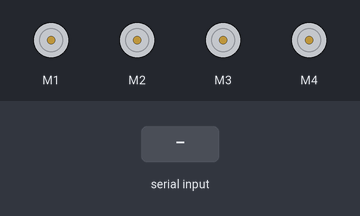
A sketch run on a simulated Arduino Uno, built with avr-gcc and run on an emulated ATmega328P. Parts: 4 × DC motor (green arrow = forward, orange = backward, longer = faster). The inputs (shaded band) are chosen by the test bench.

Above: at 1.2 s.
1.3 s: "F" received over Serial
At 2.3 s:
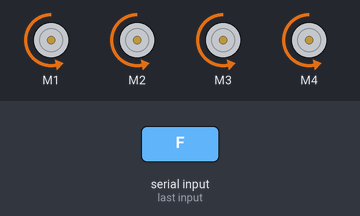
2.8 s: "B" received over Serial
At 3.5 s:
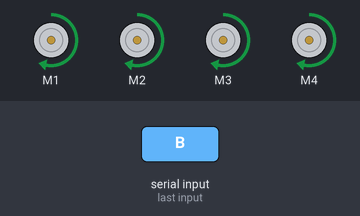
4.3 s: "L" received over Serial
At 4.6 s:
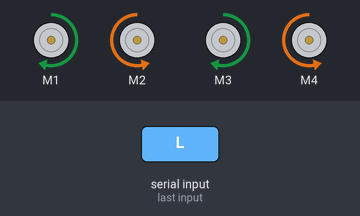
5.8 s: "R" received over Serial
At 6.9 s:
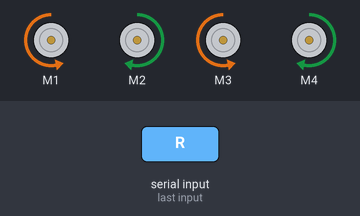
7.3 s: "I" received over Serial
At 8.1 s:
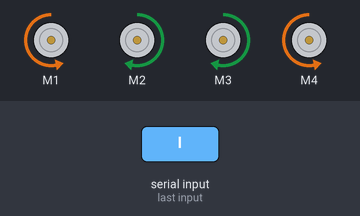
8.8 s: "G" received over Serial
At 9.2 s:
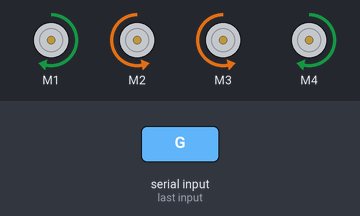
Timing chart, 0 to 11.3 s (numbered marks = the images above; inputs shaded):
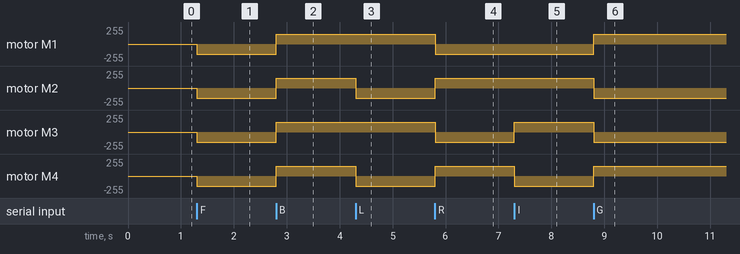

The sketch:

motor_bluetooth.ino
```cpp
#include <AFMotor.h>

AF_DCMotor motor1(1);
AF_DCMotor motor2(2);
AF_DCMotor motor3(3);
AF_DCMotor motor4(4);
int r = 0;
char bt = "S";
void setup()
{
  Serial.begin(9600);

  motor1.setSpeed(150);
  motor2.setSpeed(150);
  motor3.setSpeed(150);
  motor4.setSpeed(150);
  Stop();
}


void loop() {
bt=Serial.read();
motor1.setSpeed(150);
  motor2.setSpeed(150);
  motor3.setSpeed(150);
  motor4.setSpeed(150);

if(bt=='F')
{
 forward();
 if (r > 0){
  r = r-1;
 }
}

if((bt=='B'))
{
 backward();
}

if((bt=='L'))
{
 left();
}

if((bt=='R'))
{
 right();
}

if((bt=='S'))
{
 Stop();
 if (r > 0){
  r = r-1;
 }
}
if((bt=='s'))
{
 if (r == 0){
 Stop();
 delay(3000);
  motor1.setSpeed(255);
  motor2.setSpeed(255);
  motor3.setSpeed(255);
  motor4.setSpeed(255);
rightforward() ;
delay(1300);
r = 5;
}
}

if((bt=='I'))
{
 leftforward();
}
if((bt=='G'))
{
  motor1.setSpeed(255);
  motor2.setSpeed(255);
  motor3.setSpeed(255);
  motor4.setSpeed(255);
rightforward() ;
}
}
void forward()
{
  motor1.run(BACKWARD);
  motor2.run(BACKWARD);
  motor3.run(BACKWARD);
  motor4.run(BACKWARD);
}

void backward()
{
  motor1.run(FORWARD);
  motor2.run(FORWARD);
  motor3.run(FORWARD);
  motor4.run(FORWARD);
}
void right()
{
  motor1.run(BACKWARD);
  motor2.run(FORWARD);
  motor3.run(BACKWARD);
  motor4.run(FORWARD);
}
void left()
{
  motor1.run(FORWARD);
  motor2.run(BACKWARD);
  motor3.run(FORWARD);
  motor4.run(BACKWARD);
}
void Stop()
{
  motor1.run(RELEASE);
  motor2.run(RELEASE);
  motor3.run(RELEASE);
  motor4.run(RELEASE);
}


void leftforward()
{
  motor1.run(BACKWARD);
  motor2.run(FORWARD);
  motor3.run(FORWARD);
  motor4.run(BACKWARD);
}
void rightforward()
{
  motor1.run(FORWARD);
  motor2.run(BACKWARD);
  motor3.run(BACKWARD);
  motor4.run(FORWARD);
}
```

Measured:
- after the input at 1.3 s, motor M1–4: stopped → backward 150/255 at once
- after the input at 2.8 s, motor M1–4: backward 150/255 → forward 150/255 at once
- after the input at 4.3 s, motor M2, motor M4: forward 150/255 → backward 150/255 at once
- after the input at 5.8 s, motor M1, motor M3: forward 150/255 → backward 150/255 at once; motor M2, motor M4: backward 150/255 → forward 150/255 at once
- after the input at 7.3 s, motor M3: backward 150/255 → forward 150/255 at once; motor M4: forward 150/255 → backward 150/255 at once
- after the input at 8.8 s, motor M1, motor M4: backward 150/255 → forward 150/255 at once; motor M2, motor M3: forward 150/255 → backward 150/255 at once
